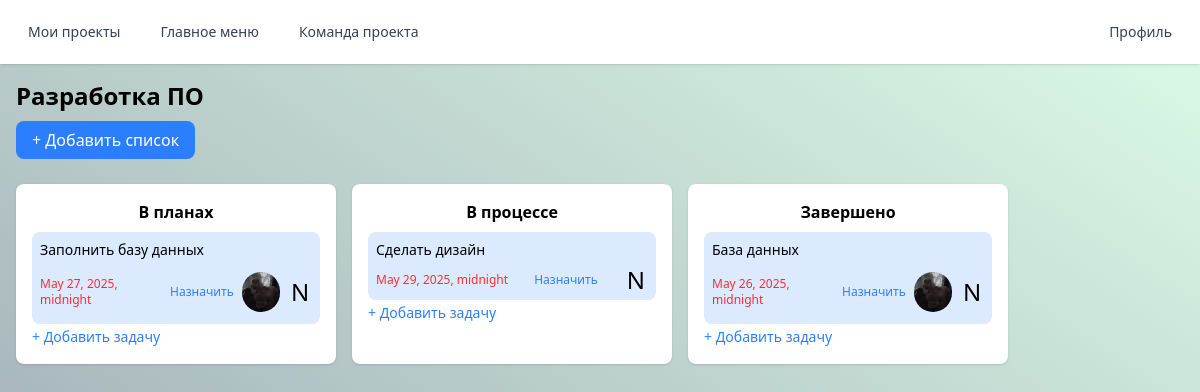
Page /project/4/ on the earlier database version.
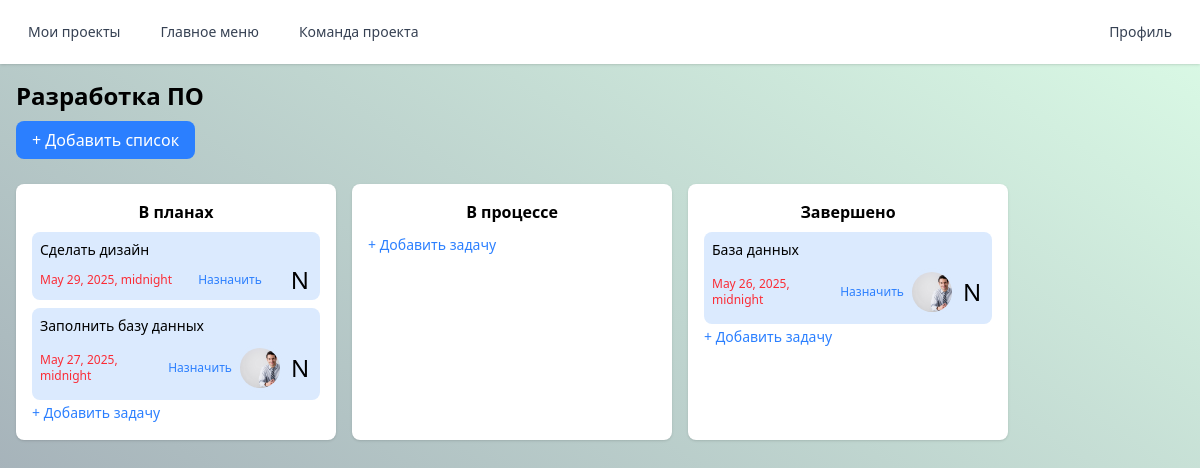
Same page on the later database version.
### TeamRunApp/models.py (models this page shows, shortened)
class List(models.Model):
    name = models.CharField(max_length=100)
    project = models.ForeignKey(Project, on_delete=models.CASCADE, related_name='lists')
    order = models.IntegerField(default=0)
    class Meta:
        ordering = ['order']

class Task(models.Model):
    title = models.CharField(max_length=100)
    description = models.TextField()
    list = models.ForeignKey(List, related_name='tasks', on_delete=models.CASCADE, null=True)
    assigned_to = models.ManyToManyField(CustomUser, related_name='tasks')
    completed = models.BooleanField(default=False)
    created_at = models.DateTimeField(auto_now_add=True)
    updated_at = models.DateTimeField(auto_now=True)
    due_date = models.DateTimeField(null=True, blank=True)
    def get_assigned_users(self):
        return self.assigned_to.all()

class CustomUser(AbstractUser):
    role = models.CharField(max_length=20, choices=[('manager', 'Manager'), ('developer', 'Developer')])
    avatar = models.ImageField(upload_to=user_avatar_path, blank=True, null=True)
    def get_avatar_small(self):
        if self.avatar and hasattr(self.avatar, 'url'):
            return format_html('<img src="{}" alt="User avatar" class="h-12 w-12 rounded-full object-cover border-4 border-blue-100">', self.avatar.url)
        else:
            first_letter = self.username[0].upper()  # Получаем первую букву никнейма
            return format_html('<div class="h-6 w-6 rounded-full flex items-center justify-center border-4 border-blue-100 text-2xl">{}</div>', first_letter)

### TeamRunApp/views.py (the view)
# urls.py: path('project/<int:pk>/', views.ProjectDetailView.as_view(), name='project_detail'),
class ProjectDetailView(DetailView):
    model = Project
    template_name = 'index.html'
    context_object_name = 'project'

### TeamRunApp/templatetags/custom_filters.py (called while the page is built)
@register.filter
def is_older_than_yesterday(value):
    yesterday = datetime.now().date() - timedelta(days=1)
    return value.date() < yesterday

### theme/templates/index.html (shortened to what this page needs)
{% load static tailwind_tags %}
<!DOCTYPE html>
<html lang="ru">
<head>
    {% load static %}
    <script src="https://unpkg.com/@tailwindcss/browser@4"></script>
    {% tailwind_css %}
    {% load custom_filters %}
</head>
<body class="h-screen w-screen m-0 p-0 overflow-hidden flex flex-col bg-linear-to-bl from-green-100 to-gray-400">
    <nav class="bg-white shadow w-full">
        <div class="max-w px-4 sm:px-6 lg:px-8">
            <div class="flex justify-between h-16 items-center">
                <div class="flex space-x-4">
                    <a href="{% url 'my-projects' %}" class="text-gray-700 hover:text-gray-900 px-3 py-2 rounded-md text-sm font-medium">Мои проекты</a>
                    <a href="{% url 'menu' %}" class="text-gray-700 hover:text-gray-900 px-3 py-2 rounded-md text-sm font-medium">Главное меню</a>
                    <a href="{% url 'project_team' project.id %}" class="text-gray-700 hover:text-gray-900 px-3 py-2 rounded-md text-sm font-medium">Команда проекта</a>
                </div>
                <div class="flex items-center">
                    <a href="{% url 'profile' %}" class="text-gray-700 hover:text-gray-900 px-3 py-2 rounded-md text-sm font-medium">Профиль</a>
                </div>
            </div>
        </div>
    </nav>
    <div class="p-4">
        <h1 class="text-2xl font-bold mb-4">{{ project.name }}</h1>
        <a href="{% url 'add_task_list' project.id %}"
        class="bg-blue-500 text-white px-4 py-2 rounded-lg hover:bg-blue-600 mb-8">
        + Добавить список
        </a>
        <div class="flex space-x-4 mt-8" id="lists-container">
          {% for List in project.lists.all %}
          <div id="colorBox" class="flex-1 p-4 rounded-lg shadow bg-white column max-w-xs" data-list-id="{{ List.id }}">
              <h2 class="font-semibold mb-2 text-center list_title">{{ List.name }}</h2>
                  {% for task in List.tasks.all %}
                  <div class="space-y-2 mt-2 task" draggable="true" data-task-id="{{ task.id }}">
                      <div class="bg-blue-100 p-2 rounded-lg max-w-xs">
                          <div class="text-sm break-words">{{ task.title }}</div>
                          <div class="flex justify-between items-center mt-2 gap-1">
                              <div  {% if task.due_date|is_older_than_yesterday %}class="text-xs text-red-500"{% else %}class="text-xs text-gray-500"{% endif %}>{{ task.due_date }}</div>
                              <a href="{% url 'task_assign' task.id %}" class="text-xs text-blue-500">Назначить</a>
                              {% for assign_user in task.get_assigned_users %}
                               {{ assign_user.get_avatar_small|safe }}
                              {% endfor %}
                          </div>
                      </div>
                  </div>
                  {% endfor %}
              <a href="{% url 'add_task' project_id=project.id list_id=List.id %}"
                      class="text-blue-500 hover:text-blue-700 text-sm">
                  + Добавить задачу
              </a>
          </div>
          {% endfor %}
        </div>
  </div>
</body>
</html>

Differences in the rows shown:
changed List "В планах": gains Task (title "Сделать дизайн", due_date "May 29, 2025, midnight")
changed Task "Сделать дизайн": gains CustomUser (get_avatar_small "N"); loses CustomUser (get_avatar_small "N")
changed CustomUser (number 2 of 2 on the later page): get_avatar_small: a different picture
changed List "В процессе": loses Task (title "Сделать дизайн", due_date "May 29, 2025, midnight")
